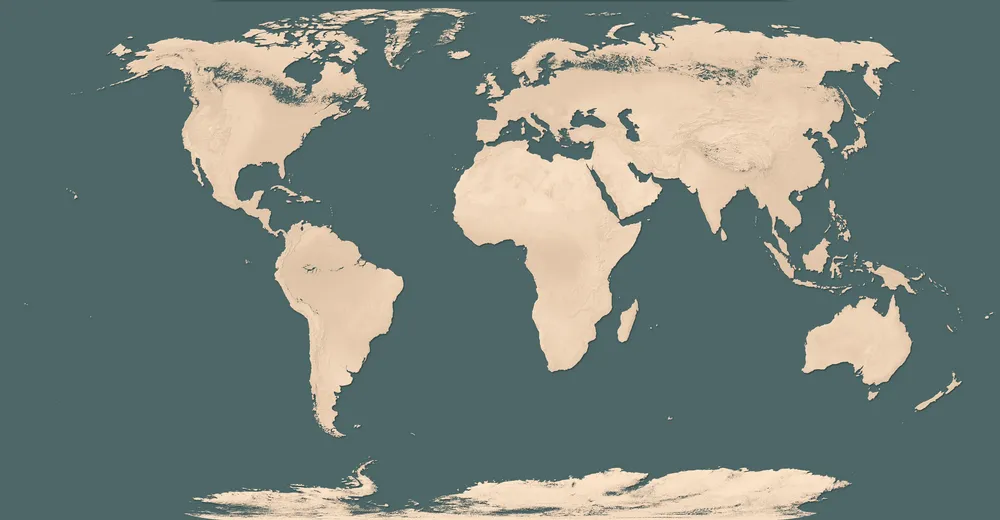
#> input picture images/map-globe.webp, 1000 x 520 px, shrunk from 4800 x 2496 before the run
$ python -i m1-remap-flat.py   (imports and definitions only)
#> lines starting #> are read from the running program, lines starting #| are printed output that depends on the picture; after the words box and inside, x2 and y2 are one past the last pixel; in counts of white or black regions, pixels touching at a corner belong together
#> further down, picture is the input picture: shape (520, 1000, 3); mean B, G, R 122.9, 129.3, 117.4
#!/usr/bin/env python3
"""STOPGAP (not the real M1 build). Recolours the aged flat map and the two insets to the M1 Satellite C palette.
The real pictures need tools/build-inset.py (SRTM DEMs, not available) and a source for images/map-globe.webp (no generator in the repo).
This script takes land/sea from the aged pictures' own colours (blue minus red) and the relief from their brightness,
then applies the same M1 recipe as tools/build-map.py build-m1. Writes images/m1/map-globe.webp and images/m1/inset/*.webp.
Usage: python3 tools/m1-remap-flat.py"""
import os, sys, numpy as np, cv2
from PIL import Image
sys.path.insert(0, os.path.dirname(__file__))
import importlib.util
# [1 line not run here, left out]
root = os.path.dirname(os.path.dirname(os.path.abspath(__file__)))

def remap(rgb, alpha=None):
    rgb = rgb.astype(np.float32)
    sea = (rgb[..., 2] - rgb[..., 0]) > 8
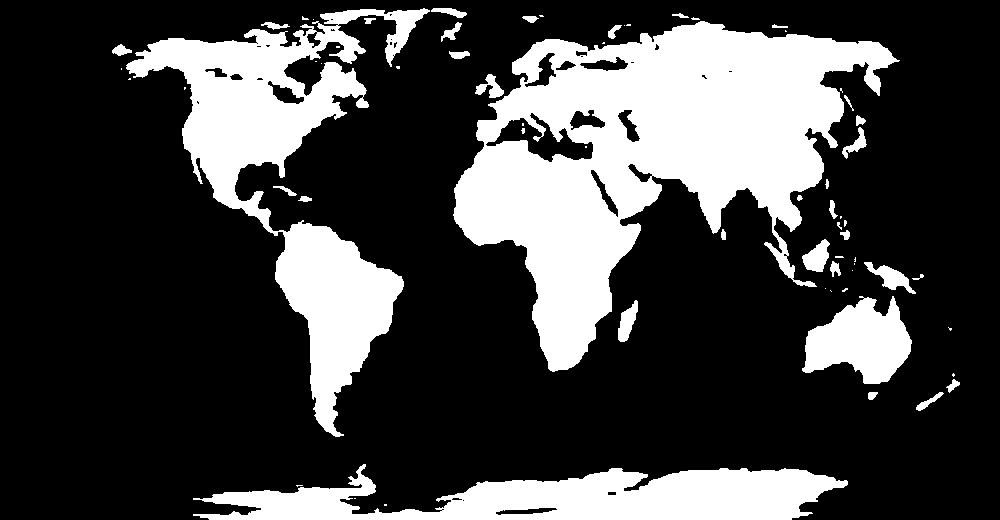
#> sea: shape (520, 1000) bool; 26.4% white; 67 white regions (34 under 20 px), largest, box (x1, y1, x2, y2) and area: (453, 21, 900, 372) 70003, (126, 8, 430, 437) 35795, (193, 464, 848, 520) 21242
    land = ~sea
    g = rgb.mean(axis=2)
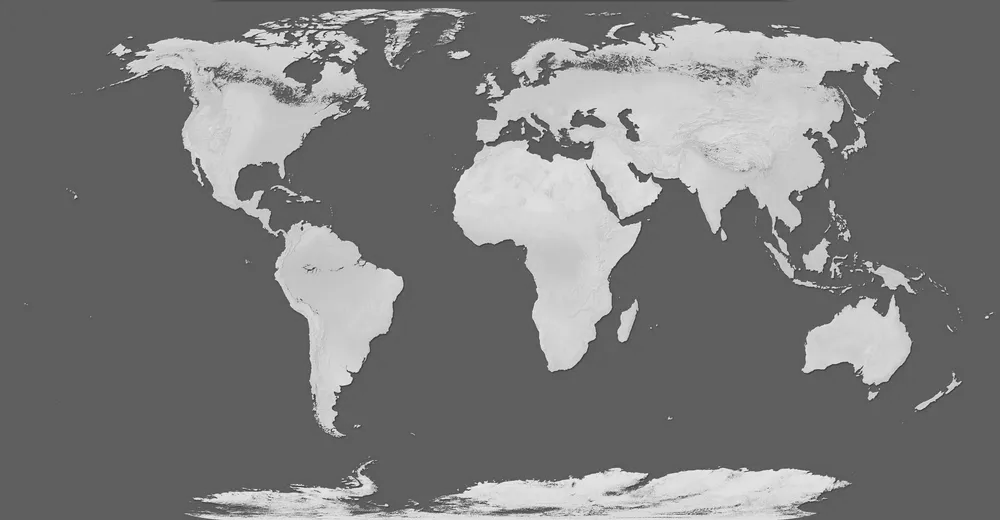
#> g: shape (520, 1000) float32; min 34.33, max 248, mean 123.2
    ref = np.median(g[land]) if land.any() else 128
#> ref = 95
    f = g / ref
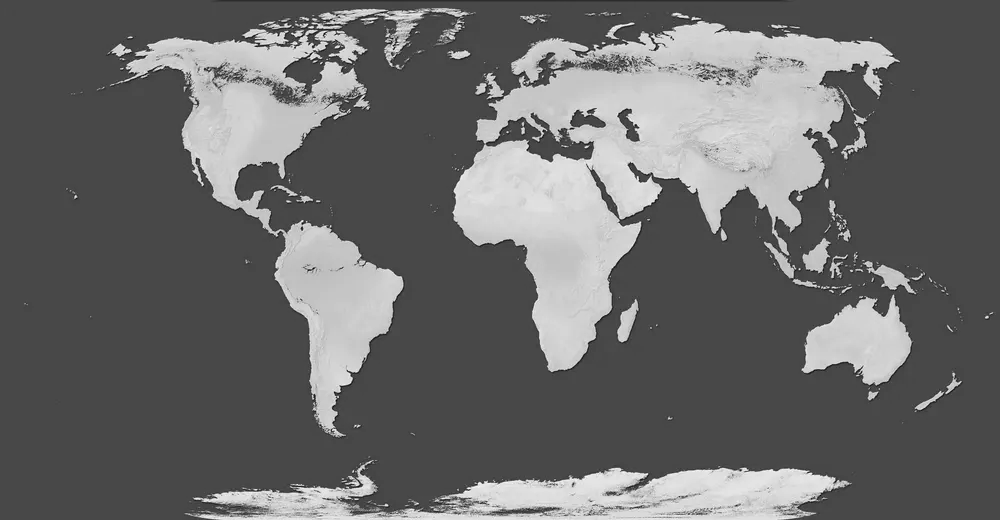
#> f: shape (520, 1000) float32; min 0.361, max 2.61, mean 1.3; drawn with min black and max white
    f = cv2.GaussianBlur(f, (0, 0), 0.6)
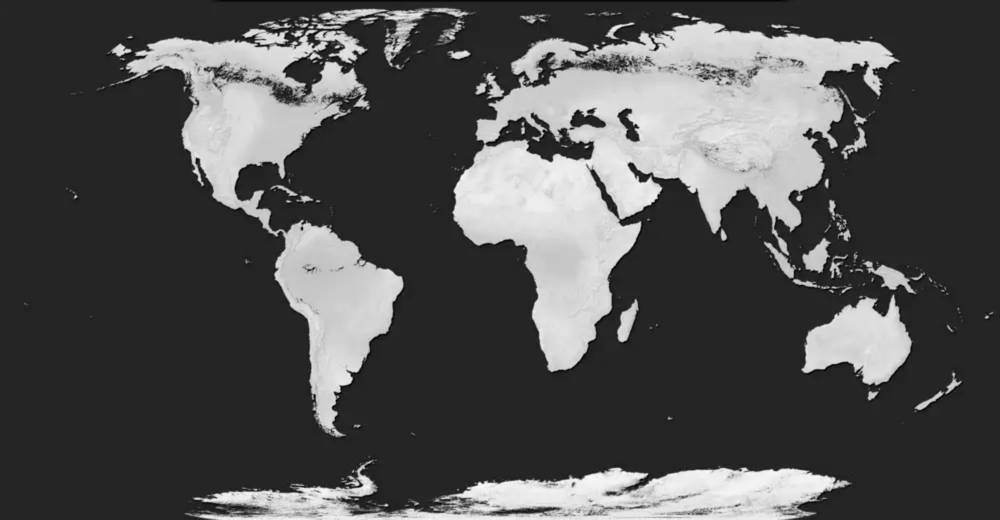
#> f: shape (520, 1000) float32; min 0.75, max 2.45, mean 1.3; drawn with min black and max white
#> (the run stopped early here; a loop or call above may not have finished)

$ run again, on images/map-base.jpg
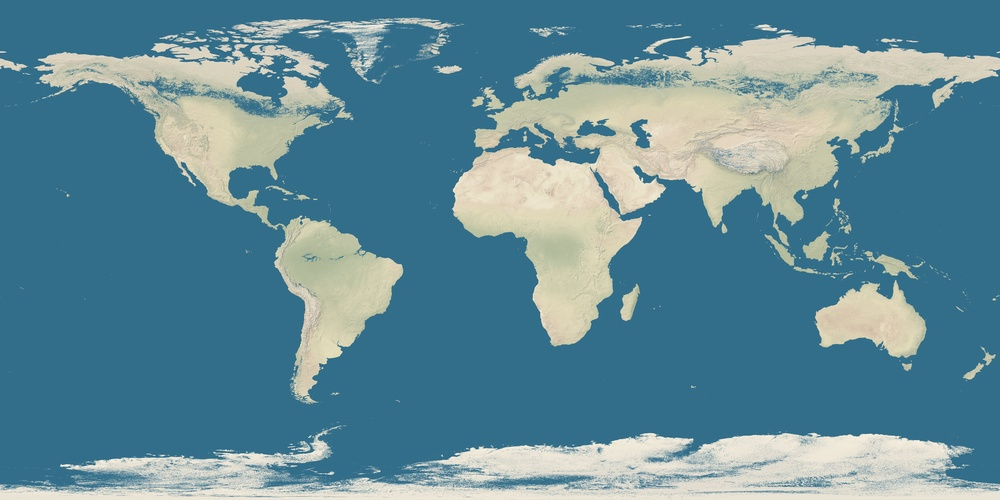
#> input picture images/map-base.jpg, 1000 x 500 px, shrunk from 7200 x 3600 before the run
#> picture is the input picture: shape (500, 1000, 3); mean B, G, R 152.2, 139.1, 98.3
#> sea: shape (500, 1000) bool; 23.2% white; 158 white regions (107 under 20 px), largest, box (x1, y1, x2, y2) and area: (453, 35, 1000, 345) 57715, (0, 435, 1000, 500) 16320, (38, 52, 320, 222) 14010
#> in remap, `g = rgb.mean(axis=2)`:
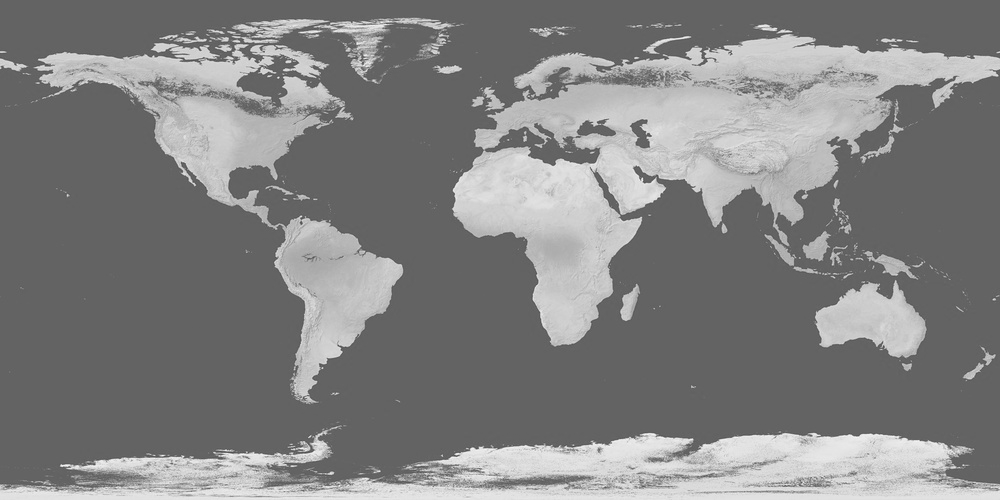
#> g: shape (500, 1000) float32; min 71.67, max 249.7, mean 129.9
#> ref = 99.33
#> in remap, `f = cv2.GaussianBlur(f, (0, 0), 0.6)`:
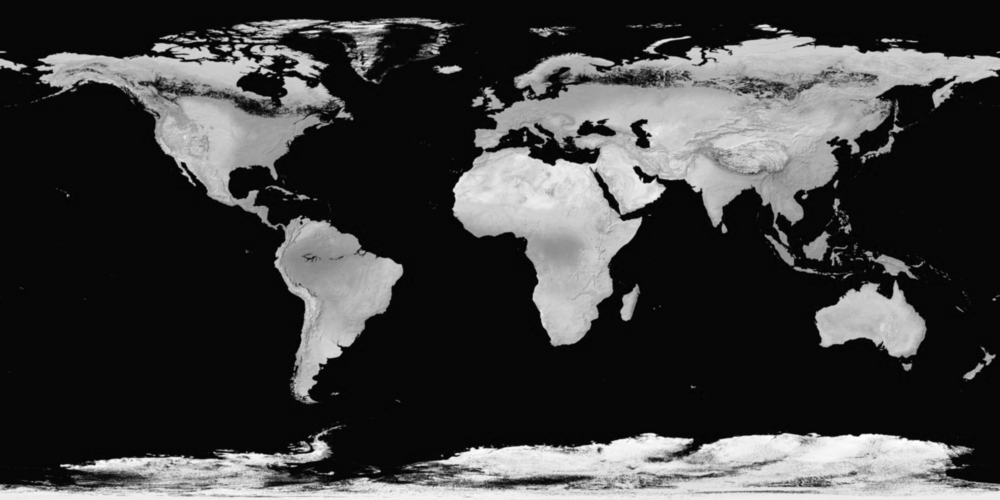
#> f: shape (500, 1000) float32; min 0.961, max 2.37, mean 1.31; drawn with min black and max white
